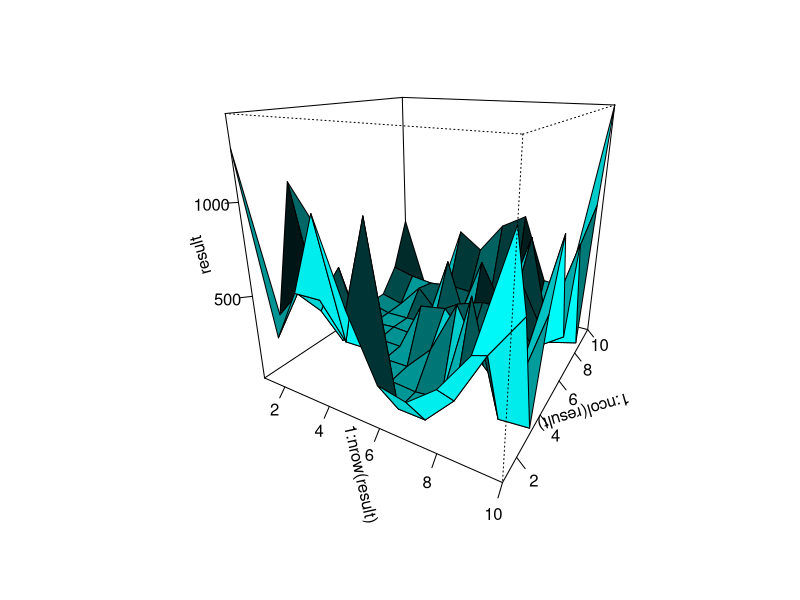

Write R code to recreate this figure.
training <- function(data) {
  radius.shrink.rate <- 0.95
  learning.rate <- 0.9
  learning.rate.shrink.rate <- 0.95
  x <- 10
  y <- 10
  radius <- (x^2 + y^2)^0.5
  output.topology <- matrix(rep(0,x*y),x,y)
  total.distances <- c()
  count <- 0
  weights <- matrix(round(runif(ncol(data)*x*y),1),ncol(data))
  repeat {
    count <- count + 1
    total.distance <- 0
    for (i in 1:nrow(data)) {
      input.vector <- data[i,]
      #find the winning node
      nodes <- matrix(colSums((input.vector - weights)^2),x,y)
      min.position <- which(nodes == min(nodes), arr.ind = TRUE)
      #calculate total distance
      total.distance <- total.distance + min(nodes^0.5)
      #calculate the output vector Y for each output layer
      nodes[] <- 0
      nodes[min.position[1,'row'],min.position[1,'col']] <- 1
      #add minposition to output topology
      output.topology[min.position[1,'row'],min.position[1,'col']] <- output.topology[min.position[1,'row'],min.position[1,'col']] + 1
      #calculate delta weights
      distance <- matrix(rep(0,x*y),x,y)
      for (i in 1:x) {
        for (j in 1:y) {
          distance[i,j] <- ((i - min.position[1,'row'])^2 + (j - min.position[1,'col'])^2)^0.5
        }
      }
      neighborhood <- exp(-distance/radius)
      delta.weights = learning.rate * t(t(input.vector - weights)*c(neighborhood))
      #update connecting weight matrix
      weights <- weights + delta.weights
    }
    radius <- radius * radius.shrink.rate
    learning.rate <- learning.rate * learning.rate.shrink.rate
    total.distances[count] <- total.distance
    if (count >= 200 || mean(total.distances) < 1) {
      break
    }
  }
  print(output.topology)
  return(output.topology)
}
recalling <- function(){
  
}
data.iris <- iris
iris.sepal.length <- scale(c(data.iris[,1]))
iris.sepal.width <- scale(c(data.iris[,2]))
iris.petal.length <- scale(c(data.iris[,3]))
iris.petal.width <- scale(c(data.iris[,4]))
result <- training(cbind(iris.sepal.length,iris.sepal.width,iris.petal.length,iris.petal.width))

persp(1:nrow(result),1:ncol(result),result,theta = 30, col = "cyan", phi = 20,ticktype = "detailed",shade = 0.75)
#X11()
#library(plot3D)
#persp3D(1:nrow(result),1:ncol(result),result,theta = 30, phi = 20,ticktype = "detailed" )